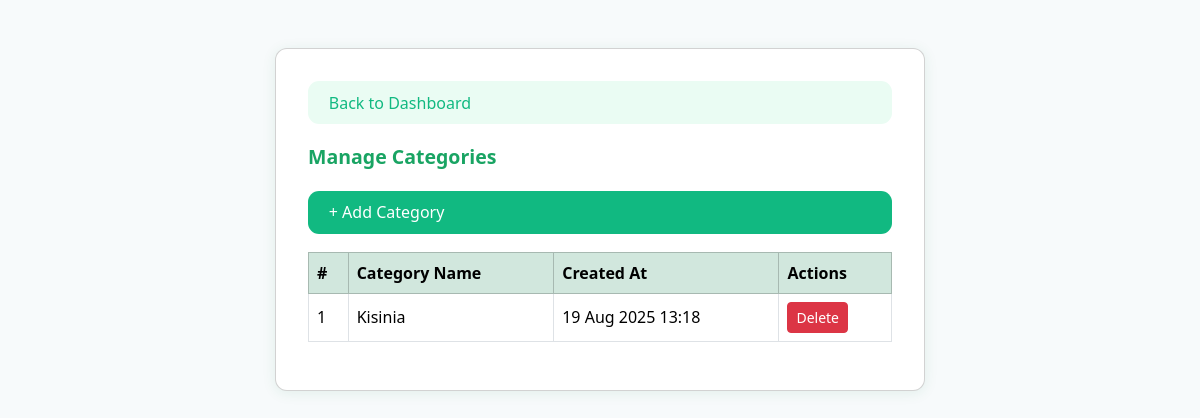
The page /admin/categories.php (signed in) on the database as committed earlier.
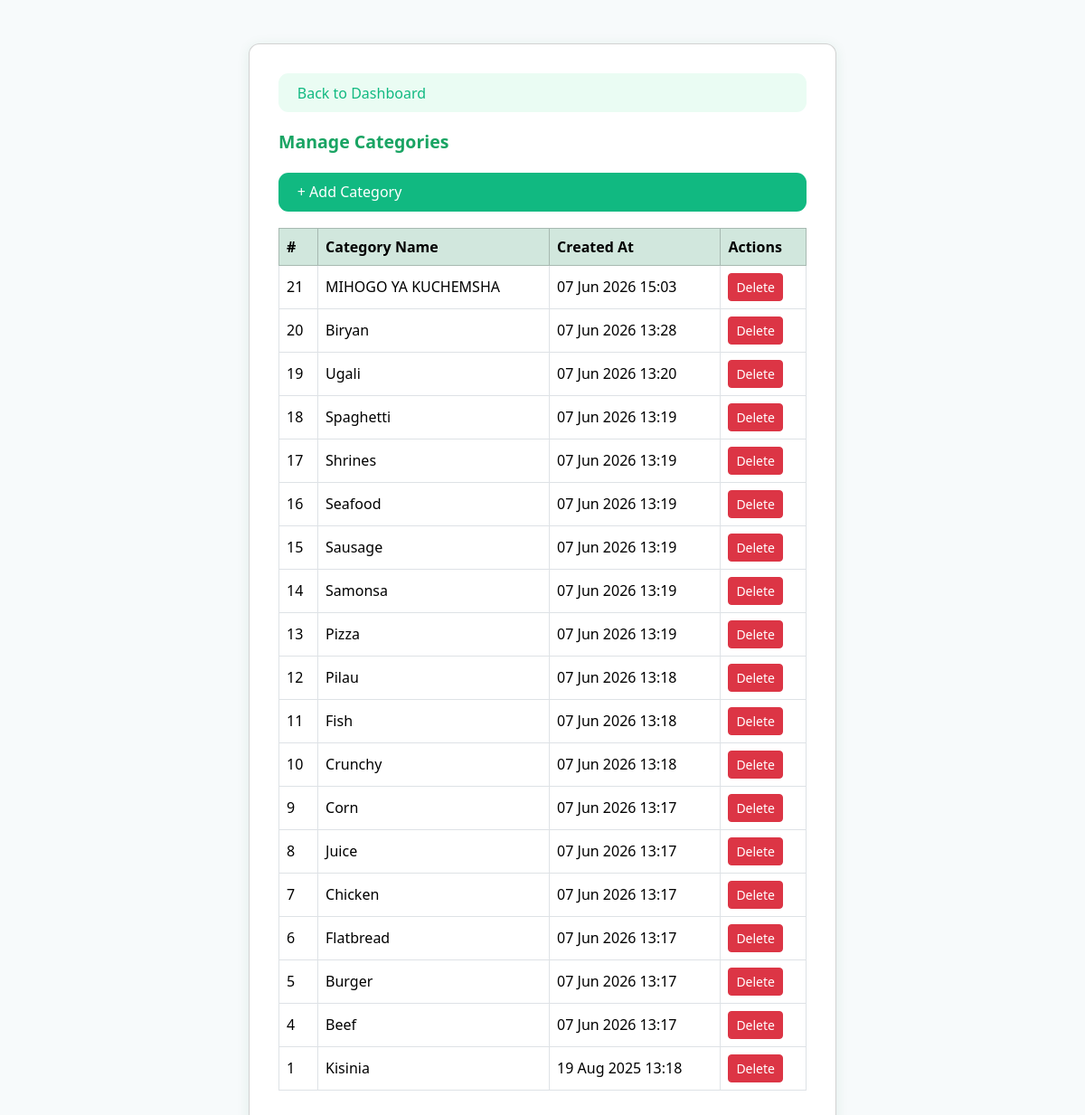
The same page on the database as committed later.
### tables this page shows
CREATE TABLE `categories` (
  `category_id` int(11) NOT NULL,
  `category_name` varchar(100) NOT NULL,
  `created_at` timestamp NOT NULL DEFAULT current_timestamp()
);

### admin/categories.php (the view, shortened to what this page needs)
<?php
require_once '../includes/db.php';
$stmt = $pdo->query("SELECT * FROM categories ORDER BY category_id DESC");
$categories = $stmt->fetchAll(PDO::FETCH_ASSOC);
?>
<!DOCTYPE html>
<html>
<head>
    <link href="https://cdn.jsdelivr.net/npm/bootstrap@5.3.3/dist/css/bootstrap.min.css" rel="stylesheet">
</head>
<body>
<div class="card">
    <a href="dashboard.php" class="dashboard-link"><i class="bi bi-house"></i> Back to Dashboard</a>
    <div class="section-title">Manage Categories</div>
    <a href="category_add.php" class="add-link">+ Add Category</a>
    <div class="table-responsive">
    <table class="table table-bordered align-middle">
        <thead class="table-success">
            <tr>
                <th>#</th>
                <th>Category Name</th>
                <th>Created At</th>
                <th>Actions</th>
            </tr>
        </thead>
        <tbody>
        <?php foreach($categories as $cat): ?>
            <tr>
                <td><?= $cat['category_id'] ?></td>
                <td><?= htmlspecialchars($cat['category_name']) ?></td>
                <td><?= date('d M Y H:i', strtotime($cat['created_at'])) ?></td>
                <td>
                    <a href="category_delete.php?id=<?= $cat['category_id'] ?>" class="btn btn-danger btn-sm" onclick="return confirm('Delete category?')">Delete</a>
                </td>
            </tr>
        <?php endforeach;?>
        </tbody>
    </table>
    </div>
</div>
</body>
</html>

### admin/categories.php (style rules this page uses)
body { background: #f7fafb; }
.card { background: #fff; box-shadow: 0 2px 14px #14834e18; border-radius: 12px; max-width: 650px; margin: 48px auto; padding:2rem; }
.section-title { font-weight: 700; color: #19a463; margin-bottom: 1.2rem; font-size:1.22rem; }
.add-link { display: inline-block; margin-bottom: 18px; font-weight: 500; color: #fff; background: #11b981; padding: .6em 1.3em; border-radius: 11px; text-decoration: none; }
.dashboard-link { display: inline-block; margin-bottom: 18px; font-weight: 500; color: #11b981; background: #eafcf3; padding: .6em 1.3em; border-radius: 11px; text-decoration: none; transition: .17s; }

Rows that differ between the two databases and show on the page:
added categories: category_id "21", category_name "MIHOGO YA KUCHEMSHA", created_at "07 Jun 2026 15:03"
added categories: category_id "20", category_name "Biryan", created_at "07 Jun 2026 13:28"
added categories: category_id "19", category_name "Ugali", created_at "07 Jun 2026 13:20"
added categories: category_id "18", category_name "Spaghetti", created_at "07 Jun 2026 13:19"
added categories: category_id "17", category_name "Shrines", created_at "07 Jun 2026 13:19"
added categories: category_id "16", category_name "Seafood", created_at "07 Jun 2026 13:19"
added categories: category_id "15", category_name "Sausage", created_at "07 Jun 2026 13:19"
added categories: category_id "14", category_name "Samonsa", created_at "07 Jun 2026 13:19"
added categories: category_id "13", category_name "Pizza", created_at "07 Jun 2026 13:19"
added categories: category_id "12", category_name "Pilau", created_at "07 Jun 2026 13:18"
added categories: category_id "11", category_name "Fish", created_at "07 Jun 2026 13:18"
added categories: category_id "10", category_name "Crunchy", created_at "07 Jun 2026 13:18"
added categories: category_id "9", category_name "Corn", created_at "07 Jun 2026 13:17"
added categories: category_id "8", category_name "Juice", created_at "07 Jun 2026 13:17"
added categories: category_id "7", category_name "Chicken", created_at "07 Jun 2026 13:17"
added categories: category_id "6", category_name "Flatbread", created_at "07 Jun 2026 13:17"
added categories: category_id "5", category_name "Burger", created_at "07 Jun 2026 13:17"
added categories: category_id "4", category_name "Beef", created_at "07 Jun 2026 13:17"
